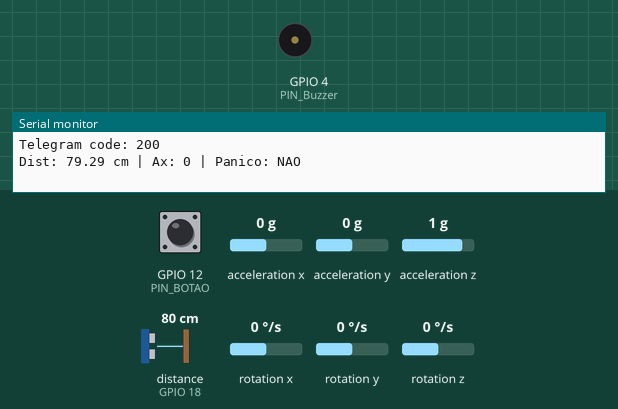
A sketch run on a simulated ESP32. Parts: buzzer (waves = sounding, pin HIGH), the last lines printed to the serial monitor. Wiring (inferred from the names in the program): ultrasonic range finder: trigger GPIO 2; echo GPIO 18. The inputs (shaded band) are chosen by the test bench; at power-on: distance to the obstacle (sensor on GPIO 18) 80 cm, GPIO 12 (PIN_BOTAO) HIGH, acceleration x 0 g, acceleration y 0 g, acceleration z 1 g, rotation x 0 °/s, rotation y 0 °/s, rotation z 0 °/s. The echo pulse lasts 58.3 µs per cm; WiFi joins after 1.5 s; servers stay silent unless stated; uploads are accepted with an empty reply; web services answer with replies made up by the test bench; pins used as bus, display or sensor lines are not drawn.

Above: at 2.9 s.
3.0 s: distance to the obstacle (sensor on GPIO 18) set to 55 cm
9.4 s: distance to the obstacle (sensor on GPIO 18) set to 45 cm
At 11.3 s:
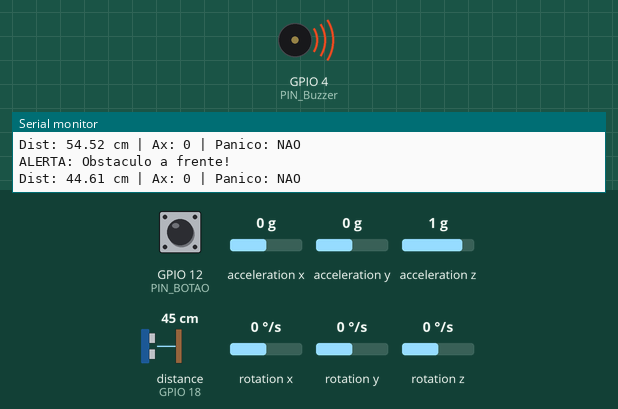
Timing chart, 0 to 12.8 s (numbered marks = the images above; inputs shaded):
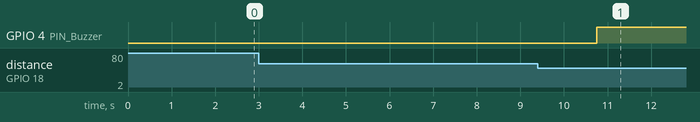

Measured:
- the behaviour switches between 51 and 50 cm on distance to the obstacle (sensor on GPIO 18) (found by bisection; images 0 and 1)
- after the input at 9.4 s, GPIO 4 (PIN_Buzzer): LOW → HIGH after 1.4 s

The sketch:

bengala.ino
```cpp
#include "I2Cdev.h"
#include "MPU6050.h"
#include "Wire.h"
#include <WiFi.h>
#include <WiFiClientSecure.h>
#include <HTTPClient.h>

#define I2C_SDA 21
#define I2C_SCL 22
#define PIN_TRIG 2
#define PIN_ECHO 18
#define PIN_BOTAO 12
#define PIN_Buzzer 4

#define DISTANCIA_ALERTA 50
#define LIMIAR_QUEDA 28000
#define DURACAO_PANICO 10000

const char* SERVER_IP = "192.168.0.3";
const int SERVER_PORT = 5000;

const char* ssid     = "CLARO_CASA40";
const char* password = "SofiDados10$";

const String BOT_TOKEN = "8769133308:AAFHDLkTqjMprWNSaVmCVKi_TTGw8odtoyI";
const String CHAT_ID   = "7105507436";

MPU6050 sensor;
int16_t ax, ay, az, gx, gy, gz;

unsigned long tempoPanico = 0;
bool panicoAtivo = false;

#define MAX_HISTORICO 10
String historico[MAX_HISTORICO];
int totalEventos = 0;

unsigned long ultimoAlertaQueda = 0;
unsigned long ultimoAlertaObst  = 0;
#define INTERVALO_ALERTA 15000

float ultimaDistancia = 0;
int16_t ultimoAx = 0;

void enviarTelegram(String mensagem) {
  if (WiFi.status() != WL_CONNECTED) return;

  WiFiClientSecure client;
  client.setInsecure();
  client.setTimeout(10);
  HTTPClient http;

  mensagem.replace("\\", "\\\\");
  mensagem.replace("\"", "\\\"");
  mensagem.replace("\n", "\\n");

  String url = "https://api.telegram.org/bot" + BOT_TOKEN + "/sendMessage";
  http.begin(client, url);
  http.addHeader("Content-Type", "application/json");

  String body = "{\"chat_id\":\"" + CHAT_ID + "\",\"text\":\"" + mensagem + "\"}";
  Serial.println("Body: " + body); // debug

  int code = http.POST(body);
  Serial.println("Telegram code: " + String(code));
  if (code != 200) {
    Serial.println("Erro: " + http.getString());
  }
  http.end();
}

void registrarEvento(String evento) {
  if (totalEventos >= MAX_HISTORICO) {
    for (int i = 0; i < MAX_HISTORICO - 1; i++) {
      historico[i] = historico[i + 1];
    }
    historico[MAX_HISTORICO - 1] = evento;
  } else {
    historico[totalEventos] = evento;
    totalEventos++;
  }
}

void verificarComandos() {
  if (WiFi.status() != WL_CONNECTED) return;

  WiFiClientSecure client;
  client.setInsecure();
  client.setTimeout(5);
  HTTPClient http;

  static int ultimoUpdateId = 0;

  String url = "https://api.telegram.org/bot" + BOT_TOKEN +
               "/getUpdates?offset=" + String(ultimoUpdateId + 1) +
               "&timeout=1&allowed_updates=message";

  http.begin(client, url);
  http.setTimeout(6000);
  int code = http.GET();

  if (code != 200) {
    Serial.println("Telegram getUpdates falhou: " + String(code));
    http.end();
    return;
  }

  String payload = http.getString();
  http.end();

  Serial.println("Telegram payload: " + payload);

  int searchFrom = 0;
  int lastFoundId = -1;
  while (true) {
    int idx = payload.indexOf("\"update_id\":", searchFrom);
    if (idx < 0) break;
    int start = idx + 12;
    int end = payload.indexOf(",", start);
    if (end < 0) end = payload.indexOf("}", start);
    lastFoundId = payload.substring(start, end).toInt();
    searchFrom = end;
  }
  if (lastFoundId > 0) {
    ultimoUpdateId = lastFoundId;
  }

  if (payload.indexOf("\"text\":\"/status\"") >= 0 ||
      payload.indexOf("\"text\": \"/status\"") >= 0) {
    String msg = "STATUS ATUAL\n";
    msg += "Distancia: " + String(ultimaDistancia, 1) + " cm\n";
    msg += "Aceleracao X: " + String(ultimoAx) + "\n";
    msg += "Panico ativo: " + String(panicoAtivo ? "SIM" : "NAO");
enviarTelegram(msg);
    Serial.println("Comando /status respondido.");
  }

  if (payload.indexOf("\"text\":\"/historico\"") >= 0 ||
    payload.indexOf("\"text\": \"/historico\"") >= 0) {
  if (totalEventos == 0) {
    enviarTelegram("Nenhum evento registrado ainda.");
  } else {
    String msg = "HISTORICO:\n";
    for (int i = 0; i < totalEventos && i < MAX_HISTORICO; i++) {
      msg += String(i+1) + ". " + historico[i] + "\n";
      }
      enviarTelegram(msg);
  }
  Serial.println("Comando /historico respondido.");
  }
}

void enviarDados(float distancia, int16_t ax, int16_t ay, int16_t az, String evento) {
  if (WiFi.status() != WL_CONNECTED) return;
  WiFiClientSecure client;
  client.setInsecure();
  HTTPClient http;
  String url = "http://" + String(SERVER_IP) + ":" + String(SERVER_PORT) + "/dados";
  http.begin(url);
  http.addHeader("Content-Type", "application/json");
  String body = "{\"distancia\":" + String(distancia, 1) +
                ",\"ax\":" + String(ax) +
                ",\"ay\":" + String(ay) +
                ",\"az\":" + String(az) +
                ",\"evento\":\"" + evento + "\"}";
  http.POST(body);
  http.end();
}

void setup() {
  Serial.begin(115200);
  Wire.begin(I2C_SDA, I2C_SCL);
  sensor.initialize();
  pinMode(PIN_TRIG, OUTPUT);
  pinMode(PIN_ECHO, INPUT);
  pinMode(PIN_Buzzer, OUTPUT);
  pinMode(PIN_BOTAO, INPUT_PULLUP);

  WiFi.begin(ssid, password);
  Serial.print("Conectando ao Wi-Fi");
  while (WiFi.status() != WL_CONNECTED) {
    delay(500);
    Serial.print(".");
  }
  Serial.println("\nWi-Fi conectado! IP: " + WiFi.localIP().toString());

  if (sensor.testConnection()) {
    Serial.println("Sistema da Bengala Iniciado com Sucesso!");
  } else {
    Serial.println("Erro ao iniciar o MPU6050. (sensor operacional)");
  }

  enviarTelegram("Bengala Inteligente iniciada e conectada!");
}

void loop() {
  digitalWrite(PIN_TRIG, LOW);
  delayMicroseconds(2);
  digitalWrite(PIN_TRIG, HIGH);
  delayMicroseconds(10);
  digitalWrite(PIN_TRIG, LOW);
  long duracao = pulseIn(PIN_ECHO, HIGH);
  float distancia = duracao * 0.034 / 2;
  ultimaDistancia = distancia;

  sensor.getAcceleration(&ax, &ay, &az);
  sensor.getRotation(&gx, &gy, &gz);
  ultimoAx = ax;

  bool botaoPressionado = (digitalRead(PIN_BOTAO) == LOW);

  if (botaoPressionado && !panicoAtivo) {
    panicoAtivo = true;
    tempoPanico = millis();
    Serial.println("SOS: Panico acionado!");
    registrarEvento("Panico acionado");
    enviarTelegram("SOS! Botao de panico acionado na bengala! Verifique o usuario imediatamente.");
  }

  if (panicoAtivo && (millis() - tempoPanico >= DURACAO_PANICO)) {
    panicoAtivo = false;
    Serial.println("Alerta de panico encerrado.");
  }

  if (panicoAtivo) {
    digitalWrite(PIN_Buzzer, HIGH);
  }
  else if (distancia > 0 && distancia <= DISTANCIA_ALERTA) {
    digitalWrite(PIN_Buzzer, HIGH);
    Serial.println("ALERTA: Obstaculo a frente!");
    if (millis() - ultimoAlertaObst > INTERVALO_ALERTA) {
      registrarEvento("Obstaculo a " + String(distancia, 1) + "cm");
      enviarTelegram("ALERTA: Obstaculo detectado a " + String(distancia, 1) + " cm!");
      ultimoAlertaObst = millis();
    }
  }
  else if (abs(ax) > LIMIAR_QUEDA || abs(ay) > LIMIAR_QUEDA) {
    digitalWrite(PIN_Buzzer, HIGH);
    Serial.println("ALERTA: Possivel queda!");
    if (millis() - ultimoAlertaQueda > INTERVALO_ALERTA) {
      registrarEvento("Possivel queda detectada");
      enviarTelegram("ALERTA! Possivel queda detectada! Verifique o usuario urgentemente.");
      ultimoAlertaQueda = millis();
    }
  }
  else {
    digitalWrite(PIN_Buzzer, LOW);
  }

  static unsigned long ultimaVerificacao = 0;
  if (millis() - ultimaVerificacao > 3000) {
    verificarComandos();
    ultimaVerificacao = millis();
  }

  Serial.print("Dist: "); Serial.print(distancia);
  Serial.print(" cm | Ax: "); Serial.print(ax);
  Serial.print(" | Panico: "); Serial.println(panicoAtivo ? "SIM" : "NAO");

static unsigned long ultimoEnvio = 0;
if (millis() - ultimoEnvio > 2000) {
  String evento = "";
  if (panicoAtivo) evento = "Panico";
  else if (distancia > 0 && distancia <= DISTANCIA_ALERTA) evento = "Obstaculo";
  else if (abs(ax) > LIMIAR_QUEDA || abs(ay) > LIMIAR_QUEDA) evento = "Queda";
  enviarDados(distancia, ax, ay, az, evento);
  ultimoEnvio = millis();
}
  delay(2000);
}
```
